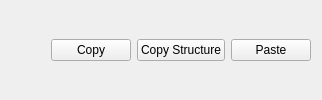
        <widget class="QWidget" name="widgetClone" native="true">
         <property name="minimumSize">
          <size>
           <width>0</width>
           <height>20</height>
          </size>
         </property>
         <layout class="QHBoxLayout" name="horizontalLayout_9">
          <property name="topMargin">
           <number>8</number>
          </property>
          <property name="bottomMargin">
           <number>8</number>
          </property>
          <item>
           <spacer name="horizontalSpacer_3">
            <property name="orientation">
             <enum>Qt::Horizontal</enum>
            </property>
            <property name="sizeHint" stdset="0">
             <size>
              <width>40</width>
              <height>20</height>
             </size>
            </property>
           </spacer>
          </item>
          <item>
           <widget class="QPushButton" name="pushButtonCloneCopy">
            <property name="text">
             <string>Copy</string>
            </property>
           </widget>
          </item>
          <item>
           <widget class="QPushButton" name="pushButtonCloneCopyStructure">
            <property name="text">
             <string>Copy Structure</string>
            </property>
           </widget>
          </item>
          <item>
           <widget class="QPushButton" name="pushButtonClonePaste">
            <property name="text">
             <string>Paste</string>
            </property>
           </widget>
          </item>
         </layout>
        </widget>
